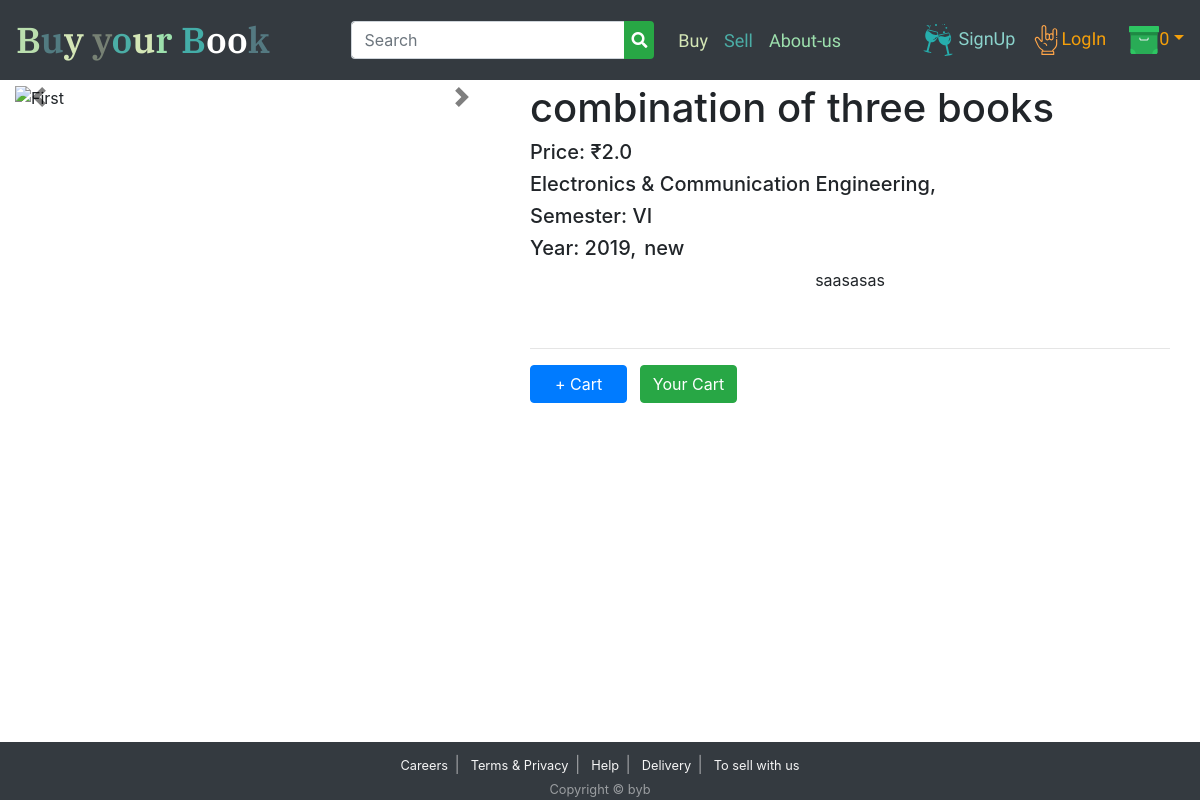
Page /product/detail/7 on the committed database.
### product/models.py (models this page shows, shortened)
class Product(models.Model):
    image_url = models.CharField(max_length=2000)
    image_url1 = models.CharField(max_length=2000, blank=True, null=True)
    image_url2= models.CharField(max_length=2000, blank=True, null=True)
    price = models.FloatField()
    price_toshow = models.FloatField(null=True, blank=True)
    stock = models.IntegerField()
    book_name = models.CharField(max_length=255)
    status_new = models.BooleanField(default=True)
    year_of_book = models.SmallIntegerField( choices=year_choices, default=current_year)
    semester = models.CharField(choices=sem_choice, default='I',max_length=11)
    branch = models.ForeignKey(branch, on_delete=models.CASCADE)
    description = models.CharField(max_length=1000, null=True, blank=True)

### theFirst/models.py (models this page shows)
class branch(models.Model):
    branches = models.CharField(max_length=100)
    def __str__(self):
        return self.branches

### product/views.py (the view)
# urls.py: path('detail/<str:pk>', views.ProductDetailView.as_view(), name='productDetail'),
class ProductDetailView(DetailView):
    model = Product
    template_name = 'product/product_detail.html'
    def get_context_data(self, **kwargs):
        context = super().get_context_data(**kwargs)
        if self.request.user.is_authenticated:
            context['cart_listId'] = OrderItem.objects.filter(user=self.request.user, is_ordered=False).values_list('product_id',flat=True)
        else:
            context['cart_listId']=OrderItem.objects.none()
        return context

### cart/context_processors.py (called while the page is built)
def number_of_item_in_cart(request):
    if request.user.is_authenticated:
        return {
            'items_inCart':OrderItem.objects.filter(user=request.user, is_ordered=False).count(),}
    else:
        return {'items_inCart':0,}

### templates/product/product_detail.html (shortened to what this page needs)
{% extends 'base.html' %}
{% load static %}
{% block content %}
<div class="container-fluid">
    <div class="row">
    <div class="col-sm-5 col-12">
    <div id="demo" class="carousel slide" data-ride="carousel">
            <ul class="carousel-indicators">
            </ul>
            <div class="carousel-inner">
                <div class="carousel-item active">
                </div>
            </div>
            <a class="carousel-control-prev" href="#demo" data-slide="prev">
                <span class="carousel-control-prev-icon"></span>
            </a>
            <a class="carousel-control-next" href="#demo" data-slide="next">
                <span class="carousel-control-next-icon"></span>
            </a>
            </div>
    </div>
    <div class="col-sm-7 col-12">
        <div class="container  ">
        <h1>{{object.book_name}}</h1>
        <div class="form-inline ">
        <h5>Price: &#x20B9;{{object.price}}</h5>
            </div>
        <h5>{{object.branch}},</h5>
        <h5>Semester: {{object.semester}}</h5>
    <div class="form-inline ">
        <h5>Year: {{object.year_of_book}},</h5>
        <h5 class="px-2">{% if object.status_new %}new{% else %}used{% endif %}</h5>
    </div>
        <p class="text-center">{% if object.description %}{{object.description}} {% else %}No description {% endif %} </p><br><hr>
            {% if object.stock %}
                    {% if object.id in cart_listId %}
                        <input href="#" id="cBtn{{object.id}}" type="button"  class="btn btn-primary px-4" value="Added">
                        {% else %}
                          <button href="#" id="cBtn{{object.id}}" role="button" onclick="onClicked_Add({{object.id}}); this.disabled=true;" class="btn btn-primary px-4" >+ Cart</button>
                    {% endif %}
            {% else %}
                <input href="#" id="cBtn" disabled type="button" class="btn btn-danger px-4" value="Sold">
            {% endif %}
        <a href="{% url 'cart:yo'%}" id="cart"  role="button" class="btn btn-success mx-2" >Your Cart</a>
    </div>
    </div>
</div>
</div>
{% endblock content %}

### templates/product/product_detail.html (style rules this page uses)
.carousel-control-next, .carousel-control-prev { top: 45%; height: 10%; width: 10%; }
@media screen and (min-width: 901px) { body { padding-top:7%; } }

### rows in the picture
Product: book_name "combination of three books", price "2.0", branch "Electronics & Communication Engineering", semester "VI", year_of_book "2019", description "saasasas"

### other values in the picture
{{ items_inCart }} "0"
